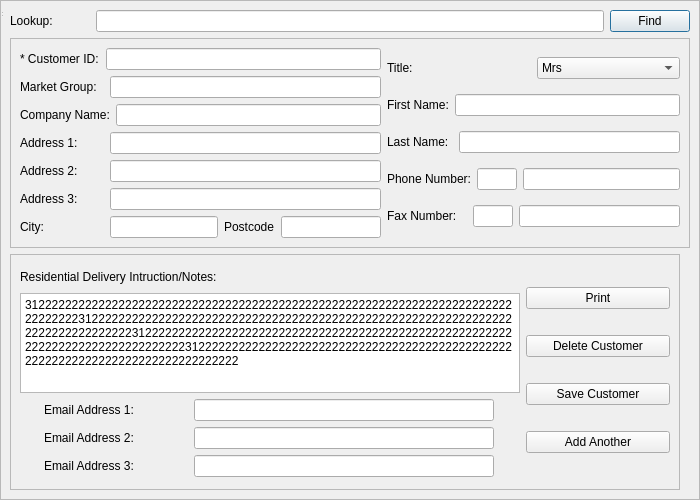
<?xml version="1.0" encoding="UTF-8"?>
<ui version="4.0">
 <class>CustomerPage</class>
 <widget class="QDialog" name="CustomerPage">
  <property name="geometry">
   <rect>
    <x>0</x>
    <y>0</y>
    <width>700</width>
    <height>500</height>
   </rect>
  </property>
  <property name="maximumSize">
   <size>
    <width>700</width>
    <height>500</height>
   </size>
  </property>
  <property name="windowTitle">
   <string>MainWindow</string>
  </property>
  <widget class="QWidget" name="centralwidget">
   <property name="geometry">
    <rect>
     <x>0</x>
     <y>0</y>
     <width>700</width>
     <height>500</height>
    </rect>
   </property>
   <layout class="QGridLayout" name="gridLayout">
    <item row="0" column="0">
     <widget class="QFrame" name="frame">
      <property name="frameShape">
       <enum>QFrame::StyledPanel</enum>
      </property>
      <property name="frameShadow">
       <enum>QFrame::Raised</enum>
      </property>
      <layout class="QGridLayout" name="gridLayout_4">
       <item row="0" column="0">
        <layout class="QHBoxLayout" name="horizontalLayout_13">
         <item>
          <widget class="QLabel" name="label_18">
           <property name="minimumSize">
            <size>
             <width>80</width>
             <height>0</height>
            </size>
           </property>
           <property name="text">
            <string>Lookup: </string>
           </property>
          </widget>
         </item>
         <item>
          <widget class="QLineEdit" name="lineEdit_17"/>
         </item>
         <item>
          <widget class="QPushButton" name="pushButton_4">
           <property name="text">
            <string>Find</string>
           </property>
          </widget>
         </item>
        </layout>
       </item>
       <item row="1" column="0">
        <widget class="QFrame" name="frame_2">
         <property name="frameShape">
          <enum>QFrame::StyledPanel</enum>
         </property>
         <property name="frameShadow">
          <enum>QFrame::Raised</enum>
         </property>
         <layout class="QGridLayout" name="gridLayout_6">
          <item row="0" column="0">
           <layout class="QHBoxLayout" name="horizontalLayout_4">
            <item>
             <layout class="QVBoxLayout" name="verticalLayout_5">
              <item>
               <layout class="QHBoxLayout" name="horizontalLayout_7">
                <item>
                 <widget class="QLabel" name="label_17">
                  <property name="minimumSize">
                   <size>
                    <width>80</width>
                    <height>0</height>
                   </size>
                  </property>
                  <property name="text">
                   <string>* Customer ID:</string>
                  </property>
                 </widget>
                </item>
                <item>
                 <widget class="QLineEdit" name="lineEdit_13"/>
                </item>
               </layout>
              </item>
              <item>
               <layout class="QHBoxLayout" name="horizontalLayout_14">
                <item>
                 <widget class="QLabel" name="label_13">
                  <property name="minimumSize">
                   <size>
                    <width>84</width>
                    <height>0</height>
                   </size>
                  </property>
                  <property name="maximumSize">
                   <size>
                    <width>84</width>
                    <height>16777215</height>
                   </size>
                  </property>
                  <property name="text">
                   <string>Market Group:</string>
                  </property>
                 </widget>
                </item>
                <item>
                 <widget class="QLineEdit" name="lineEdit_14">
                  <property name="maximumSize">
                   <size>
                    <width>400</width>
                    <height>16777215</height>
                   </size>
                  </property>
                 </widget>
                </item>
               </layout>
              </item>
              <item>
               <layout class="QHBoxLayout" name="horizontalLayout_6">
                <item>
                 <widget class="QLabel" name="label_6">
                  <property name="minimumSize">
                   <size>
                    <width>84</width>
                    <height>0</height>
                   </size>
                  </property>
                  <property name="text">
                   <string>Company Name:</string>
                  </property>
                 </widget>
                </item>
                <item>
                 <widget class="QLineEdit" name="lineEdit_6"/>
                </item>
               </layout>
              </item>
              <item>
               <layout class="QHBoxLayout" name="horizontalLayout">
                <item>
                 <widget class="QLabel" name="label">
                  <property name="minimumSize">
                   <size>
                    <width>84</width>
                    <height>0</height>
                   </size>
                  </property>
                  <property name="text">
                   <string>Address 1:</string>
                  </property>
                 </widget>
                </item>
                <item>
                 <widget class="QLineEdit" name="lineEdit">
                  <property name="maximumSize">
                   <size>
                    <width>400</width>
                    <height>16777215</height>
                   </size>
                  </property>
                 </widget>
                </item>
               </layout>
              </item>
              <item>
               <layout class="QHBoxLayout" name="horizontalLayout_2">
                <item>
                 <widget class="QLabel" name="label_2">
                  <property name="minimumSize">
                   <size>
                    <width>84</width>
                    <height>0</height>
                   </size>
                  </property>
                  <property name="text">
                   <string>Address 2:</string>
                  </property>
                 </widget>
                </item>
                <item>
                 <widget class="QLineEdit" name="lineEdit_2">
                  <property name="maximumSize">
                   <size>
                    <width>400</width>
                    <height>16777215</height>
                   </size>
                  </property>
                 </widget>
                </item>
               </layout>
              </item>
              <item>
               <layout class="QHBoxLayout" name="horizontalLayout_3">
                <item>
                 <widget class="QLabel" name="label_3">
                  <property name="minimumSize">
                   <size>
                    <width>84</width>
                    <height>0</height>
                   </size>
                  </property>
                  <property name="text">
                   <string>Address 3:</string>
                  </property>
                 </widget>
                </item>
                <item>
                 <widget class="QLineEdit" name="lineEdit_3">
                  <property name="maximumSize">
                   <size>
                    <width>400</width>
                    <height>16777215</height>
                   </size>
                  </property>
                 </widget>
                </item>
               </layout>
              </item>
              <item>
               <layout class="QHBoxLayout" name="horizontalLayout_5">
                <item>
                 <widget class="QLabel" name="label_5">
                  <property name="minimumSize">
                   <size>
                    <width>84</width>
                    <height>0</height>
                   </size>
                  </property>
                  <property name="text">
                   <string>City:</string>
                  </property>
                 </widget>
                </item>
                <item>
                 <widget class="QLineEdit" name="lineEdit_5"/>
                </item>
                <item>
                 <widget class="QLabel" name="label_12">
                  <property name="text">
                   <string>Postcode</string>
                  </property>
                 </widget>
                </item>
                <item>
                 <widget class="QLineEdit" name="lineEdit_12">
                  <property name="maximumSize">
                   <size>
                    <width>100</width>
                    <height>16777215</height>
                   </size>
                  </property>
                 </widget>
                </item>
               </layout>
              </item>
             </layout>
            </item>
            <item>
             <layout class="QGridLayout" name="gridLayout_3">
              <item row="1" column="0">
               <layout class="QHBoxLayout" name="horizontalLayout_15">
                <item>
                 <widget class="QLabel" name="label_15">
                  <property name="text">
                   <string>First Name:</string>
                  </property>
                 </widget>
                </item>
                <item>
                 <widget class="QLineEdit" name="lineEdit_15">
                  <property name="maximumSize">
                   <size>
                    <width>400</width>
                    <height>16777215</height>
                   </size>
                  </property>
                 </widget>
                </item>
               </layout>
              </item>
              <item row="3" column="0">
               <layout class="QHBoxLayout" name="horizontalLayout_9">
                <item>
                 <widget class="QLabel" name="label_8">
                  <property name="minimumSize">
                   <size>
                    <width>80</width>
                    <height>0</height>
                   </size>
                  </property>
                  <property name="text">
                   <string>Phone Number:</string>
                  </property>
                 </widget>
                </item>
                <item>
                 <widget class="QLineEdit" name="lineEdit_8">
                  <property name="enabled">
                   <bool>true</bool>
                  </property>
                  <property name="sizePolicy">
                   <sizepolicy hsizetype="Preferred" vsizetype="Fixed">
                    <horstretch>0</horstretch>
                    <verstretch>0</verstretch>
                   </sizepolicy>
                  </property>
                  <property name="maximumSize">
                   <size>
                    <width>40</width>
                    <height>16777215</height>
                   </size>
                  </property>
                 </widget>
                </item>
                <item>
                 <widget class="QLineEdit" name="lineEdit_9">
                  <property name="maximumSize">
                   <size>
                    <width>200</width>
                    <height>16777215</height>
                   </size>
                  </property>
                  <property name="text">
                   <string/>
                  </property>
                 </widget>
                </item>
               </layout>
              </item>
              <item row="4" column="0">
               <layout class="QHBoxLayout" name="horizontalLayout_10">
                <item>
                 <widget class="QLabel" name="label_9">
                  <property name="minimumSize">
                   <size>
                    <width>80</width>
                    <height>0</height>
                   </size>
                  </property>
                  <property name="text">
                   <string>Fax Number:</string>
                  </property>
                 </widget>
                </item>
                <item>
                 <widget class="QLineEdit" name="lineEdit_10">
                  <property name="enabled">
                   <bool>true</bool>
                  </property>
                  <property name="sizePolicy">
                   <sizepolicy hsizetype="Preferred" vsizetype="Fixed">
                    <horstretch>0</horstretch>
                    <verstretch>0</verstretch>
                   </sizepolicy>
                  </property>
                  <property name="maximumSize">
                   <size>
                    <width>40</width>
                    <height>16777215</height>
                   </size>
                  </property>
                 </widget>
                </item>
                <item>
                 <widget class="QLineEdit" name="lineEdit_11">
                  <property name="maximumSize">
                   <size>
                    <width>200</width>
                    <height>16777215</height>
                   </size>
                  </property>
                  <property name="text">
                   <string/>
                  </property>
                 </widget>
                </item>
               </layout>
              </item>
              <item row="0" column="0">
               <layout class="QHBoxLayout" name="horizontalLayout_19">
                <item>
                 <widget class="QLabel" name="label_19">
                  <property name="text">
                   <string>Title: </string>
                  </property>
                 </widget>
                </item>
                <item>
                 <widget class="QComboBox" name="comboBox_3">
                  <item>
                   <property name="text">
                    <string>Mrs</string>
                   </property>
                  </item>
                  <item>
                   <property name="text">
                    <string>Ms.</string>
                   </property>
                  </item>
                  <item>
                   <property name="text">
                    <string>Mr.</string>
                   </property>
                  </item>
                 </widget>
                </item>
               </layout>
              </item>
              <item row="2" column="0">
               <layout class="QHBoxLayout" name="horizontalLayout_8">
                <item>
                 <widget class="QLabel" name="label_7">
                  <property name="minimumSize">
                   <size>
                    <width>66</width>
                    <height>0</height>
                   </size>
                  </property>
                  <property name="text">
                   <string>Last Name:</string>
                  </property>
                 </widget>
                </item>
                <item>
                 <widget class="QLineEdit" name="lineEdit_7">
                  <property name="maximumSize">
                   <size>
                    <width>400</width>
                    <height>16777215</height>
                   </size>
                  </property>
                 </widget>
                </item>
               </layout>
              </item>
             </layout>
            </item>
           </layout>
          </item>
         </layout>
        </widget>
       </item>
       <item row="2" column="0">
        <widget class="QFrame" name="frame_3">
         <property name="maximumSize">
          <size>
           <width>670</width>
           <height>350</height>
          </size>
         </property>
         <property name="frameShape">
          <enum>QFrame::StyledPanel</enum>
         </property>
         <property name="frameShadow">
          <enum>QFrame::Raised</enum>
         </property>
         <layout class="QGridLayout" name="gridLayout_7">
          <item row="0" column="0">
           <layout class="QGridLayout" name="gridLayout_5">
            <item row="0" column="0">
             <layout class="QVBoxLayout" name="verticalLayout_2">
              <item>
               <widget class="QLabel" name="label_14">
                <property name="minimumSize">
                 <size>
                  <width>0</width>
                  <height>15</height>
                 </size>
                </property>
                <property name="maximumSize">
                 <size>
                  <width>16777215</width>
                  <height>20</height>
                 </size>
                </property>
                <property name="text">
                 <string>Residential Delivery Intruction/Notes:</string>
                </property>
               </widget>
              </item>
              <item>
               <widget class="QTextEdit" name="textEdit_2">
                <property name="maximumSize">
                 <size>
                  <width>500</width>
                  <height>100</height>
                 </size>
                </property>
                <property name="html">
                 <string>&lt;!DOCTYPE HTML PUBLIC &quot;-//W3C//DTD HTML 4.0//EN&quot; &quot;http://www.w3.org/TR/REC-html40/strict.dtd&quot;&gt;
&lt;html&gt;&lt;head&gt;&lt;meta name=&quot;qrichtext&quot; content=&quot;1&quot; /&gt;&lt;style type=&quot;text/css&quot;&gt;
p, li { white-space: pre-wrap; }
&lt;/style&gt;&lt;/head&gt;&lt;body style=&quot; font-family:'SimSun'; font-size:9pt; font-weight:400; font-style:normal;&quot;&gt;
&lt;p style=&quot; margin-top:0px; margin-bottom:0px; margin-left:0px; margin-right:0px; -qt-block-indent:0; text-indent:0px;&quot;&gt;312222222222222222222222222222222222222222222222222222222222222222222222222222222312222222222222222222222222222222222222222222222222222222222222222222222222222222312222222222222222222222222222222222222222222222222222222222222222222222222222222312222222222222222222222222222222222222222222222222222222222222222222222222222222&lt;/p&gt;&lt;/body&gt;&lt;/html&gt;</string>
                </property>
               </widget>
              </item>
             </layout>
            </item>
            <item row="1" column="0">
             <layout class="QHBoxLayout" name="horizontalLayout_16">
              <item>
               <widget class="QLabel" name="label_16">
                <property name="minimumSize">
                 <size>
                  <width>120</width>
                  <height>0</height>
                 </size>
                </property>
                <property name="maximumSize">
                 <size>
                  <width>100</width>
                  <height>16777215</height>
                 </size>
                </property>
                <property name="text">
                 <string>Email Address 1:</string>
                </property>
               </widget>
              </item>
              <item>
               <widget class="QLineEdit" name="lineEdit_16">
                <property name="maximumSize">
                 <size>
                  <width>300</width>
                  <height>16777215</height>
                 </size>
                </property>
               </widget>
              </item>
             </layout>
            </item>
            <item row="2" column="0">
             <layout class="QHBoxLayout" name="horizontalLayout_17">
              <item>
               <widget class="QLabel" name="label_21">
                <property name="minimumSize">
                 <size>
                  <width>120</width>
                  <height>0</height>
                 </size>
                </property>
                <property name="maximumSize">
                 <size>
                  <width>100</width>
                  <height>16777215</height>
                 </size>
                </property>
                <property name="text">
                 <string>Email Address 2:</string>
                </property>
               </widget>
              </item>
              <item>
               <widget class="QLineEdit" name="lineEdit_20">
                <property name="maximumSize">
                 <size>
                  <width>300</width>
                  <height>16777215</height>
                 </size>
                </property>
               </widget>
              </item>
             </layout>
            </item>
            <item row="3" column="0">
             <layout class="QHBoxLayout" name="horizontalLayout_18">
              <item>
               <widget class="QLabel" name="label_22">
                <property name="minimumSize">
                 <size>
                  <width>120</width>
                  <height>0</height>
                 </size>
                </property>
                <property name="maximumSize">
                 <size>
                  <width>100</width>
                  <height>16777215</height>
                 </size>
                </property>
                <property name="text">
                 <string>Email Address 3:</string>
                </property>
               </widget>
              </item>
              <item>
               <widget class="QLineEdit" name="lineEdit_21">
                <property name="maximumSize">
                 <size>
                  <width>300</width>
                  <height>16777215</height>
                 </size>
                </property>
               </widget>
              </item>
             </layout>
            </item>
           </layout>
          </item>
          <item row="0" column="1">
           <layout class="QGridLayout" name="gridLayout_2">
            <item row="3" column="0">
             <widget class="QPushButton" name="pushButton_3">
              <property name="text">
               <string>Add Another</string>
              </property>
             </widget>
            </item>
            <item row="2" column="0">
             <widget class="QPushButton" name="pushButton_2">
              <property name="text">
               <string>Save Customer</string>
              </property>
             </widget>
            </item>
            <item row="1" column="0">
             <widget class="QPushButton" name="pushButton">
              <property name="text">
               <string>Delete Customer</string>
              </property>
             </widget>
            </item>
            <item row="0" column="0">
             <widget class="QPushButton" name="pushButton_5">
              <property name="text">
               <string>Print</string>
              </property>
             </widget>
            </item>
           </layout>
          </item>
         </layout>
        </widget>
       </item>
      </layout>
     </widget>
    </item>
   </layout>
  </widget>
  <widget class="QStatusBar" name="statusbar">
   <property name="geometry">
    <rect>
     <x>0</x>
     <y>0</y>
     <width>3</width>
     <height>18</height>
    </rect>
   </property>
  </widget>
 </widget>
 <resources/>
 <connections/>
</ui>
